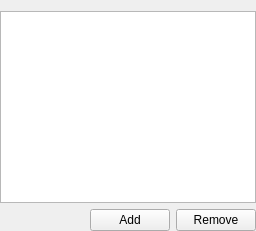
                  <widget class="QWidget" name="app_tab_bl">
                   <attribute name="title">
                    <string>Apps</string>
                   </attribute>
                   <layout class="QGridLayout" name="gridLayout_8">
                    <property name="leftMargin">
                     <number>0</number>
                    </property>
                    <property name="rightMargin">
                     <number>0</number>
                    </property>
                    <property name="bottomMargin">
                     <number>0</number>
                    </property>
                    <item row="1" column="1">
                     <widget class="QPushButton" name="blkLstAdd_btn2">
                      <property name="font">
                       <font>
                        <family>Arial</family>
                       </font>
                      </property>
                      <property name="cursor">
                       <cursorShape>PointingHandCursor</cursorShape>
                      </property>
                      <property name="text">
                       <string>Add</string>
                      </property>
                      <property name="shortcut">
                       <string>Return</string>
                      </property>
                     </widget>
                    </item>
                    <item row="1" column="2">
                     <widget class="QPushButton" name="blkLstRmv_btn2">
                      <property name="font">
                       <font>
                        <family>Arial</family>
                       </font>
                      </property>
                      <property name="cursor">
                       <cursorShape>PointingHandCursor</cursorShape>
                      </property>
                      <property name="text">
                       <string>Remove</string>
                      </property>
                      <property name="shortcut">
                       <string>Del</string>
                      </property>
                     </widget>
                    </item>
                    <item row="0" column="0" colspan="3">
                     <widget class="QListWidget" name="listWidget_2"/>
                    </item>
                    <item row="1" column="0">
                     <spacer name="horizontalSpacer_4">
                      <property name="orientation">
                       <enum>Qt::Horizontal</enum>
                      </property>
                      <property name="sizeHint" stdset="0">
                       <size>
                        <width>40</width>
                        <height>20</height>
                       </size>
                      </property>
                     </spacer>
                    </item>
                   </layout>
                  </widget>
